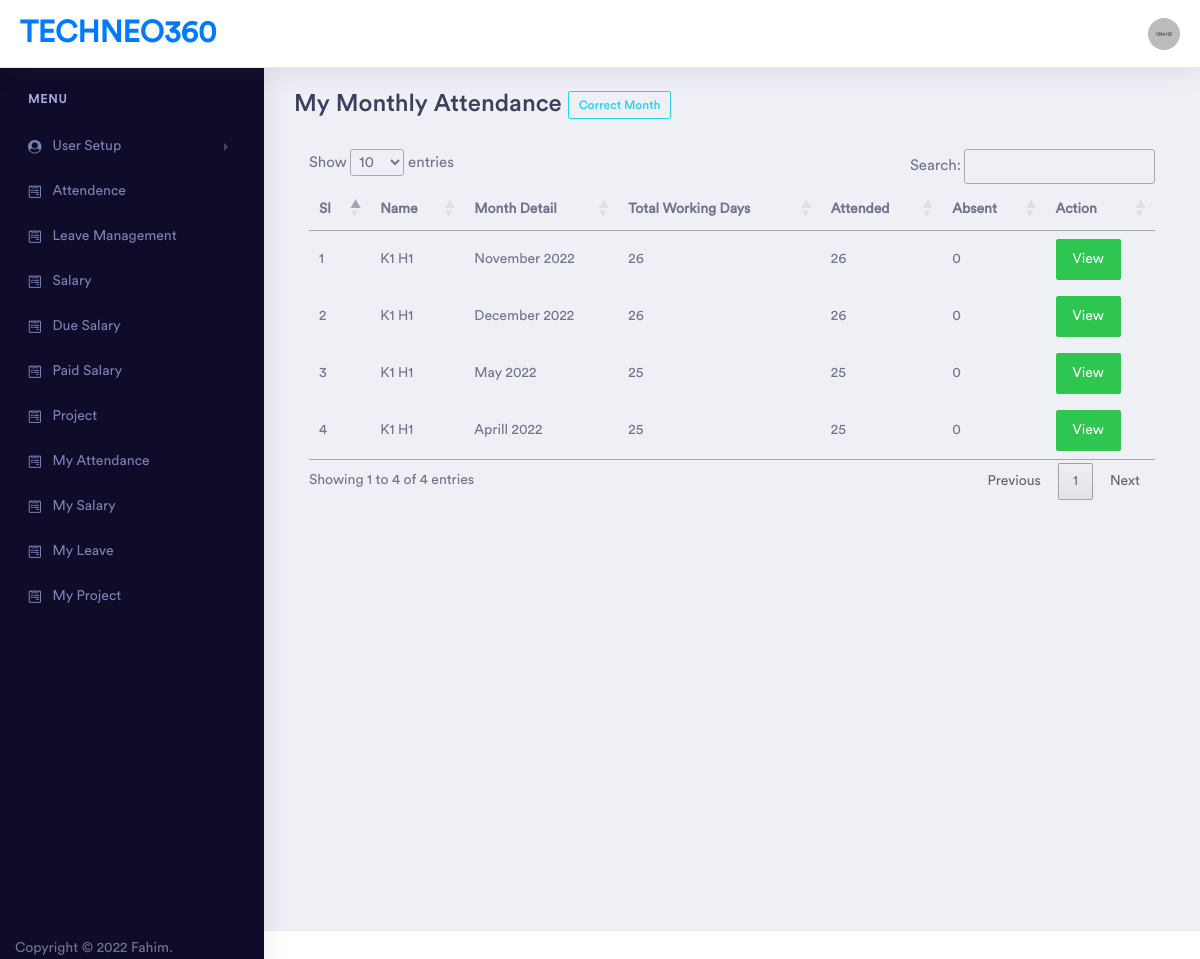
Screenshot of /my_attendence.php (signed in) with the database file from the repository.
### tables this page shows
CREATE TABLE `users` (
  `id` int(11) NOT NULL,
  `first_name` varchar(128) NOT NULL,
  `last_name` varchar(128) NOT NULL,
  `phone_number` varchar(128) NOT NULL,
  `username` varchar(128) NOT NULL,
  `email` varchar(128) NOT NULL,
  `password` varchar(128) NOT NULL,
  `created_at` datetime DEFAULT NULL,
  `updated_at` datetime DEFAULT current_timestamp(),
  `role` varchar(128) NOT NULL DEFAULT 'employee',
  `address` text DEFAULT NULL
);

CREATE TABLE `attendence` (
  `id` int(11) NOT NULL,
  `employee_id` int(11) NOT NULL,
  `month` varchar(255) NOT NULL,
  `year` varchar(255) NOT NULL,
  `working_day` int(11) NOT NULL,
  `absent` int(11) NOT NULL,
  `total_salary` int(11) NOT NULL,
  `attended` int(11) NOT NULL,
  `bonus` int(11) NOT NULL,
  `is_paid` int(11) NOT NULL DEFAULT 0,
  `provident_fund` int(11) NOT NULL,
  `professional_tax` int(11) NOT NULL
);

### my_attendence.php (the view, shortened to what this page needs)
<?php
if (isset($_SESSION['access'])) {
    $user_id = $_SESSION['id'];
    include 'partials/connection.php';
    include 'partials/header.php';
    include 'partials/sidebar.php';
?>
    <div class="dashboard-wrapper">
        <div class="dashboard-ecommerce">
            <div class="container-fluid dashboard-content ">
                <div class="row">
                    <div class="col-xl-12 col-lg-12 col-md-12 col-sm-12 col-12">
                        <div class="page-header">
                            <h1 class="pageheader-title">
                                My Monthly Attendance
                                <a class="btn btn-xs btn-outline-info" href="my_attendence_details.php?month=<?= date('m') ?>&year=<?= date('Y') ?>">Correct Month</a>
                            </h1>
                        </div>
                        <div class="container">
                            <table id="myTable">
                                <thead>
                                    <tr>
                                        <th>Sl</th>
                                        <th>Name</th>
                                        <th>Month Detail</th>
                                        <th>Total Working Days</th>
                                        <th>Attended</th>
                                        <th>Absent</th>
                                        <th>Action</th>
                                    </tr>
                                </thead>
                                <tbody>
                                    <?php
                                    $sl = 1;
                                    $attendance_info = mysqli_query($conn, "SELECT users.*,attendence.*,users.id as user_id FROM users INNER JOIN attendence ON attendence.employee_id = users.id where users.id = '$user_id' ORDER BY attendence.id DESC");
                                    while ($fetch = mysqli_fetch_assoc($attendance_info)) {
                                        $full_name = $fetch['first_name'] . ' ' . $fetch['last_name'];
                                        $month = "";
                                        if ($fetch['month'] == '01') {
                                            $month = "January " . $fetch['year'];
                                        } elseif ($fetch['month'] == '02') {
                                            $month = "February " . $fetch['year'];
                                        } elseif ($fetch['month'] == '03') {
                                            $month = "March " . $fetch['year'];
                                        } elseif ($fetch['month'] == '04') {
                                            $month = "Aprill " . $fetch['year'];
                                        } elseif ($fetch['month'] == '05') {
                                            $month = "May " . $fetch['year'];
                                        } elseif ($fetch['month'] == '06') {
                                            $month = "June " . $fetch['year'];
                                        } elseif ($fetch['month'] == '07') {
                                            $month = "July " . $fetch['year'];
                                        } elseif ($fetch['month'] == '08') {
                                            $month = "August " . $fetch['year'];
                                        } elseif ($fetch['month'] == '09') {
                                            $month = "September " . $fetch['year'];
                                        } elseif ($fetch['month'] == '10') {
                                            $month = "October " . $fetch['year'];
                                        } elseif ($fetch['month'] == '11') {
                                            $month = "November " . $fetch['year'];
                                        } else {
                                            $month = "December " . $fetch['year'];
                                        }
                                    ?>
                                        <tr>
                                            <td><?= $sl ?></td>
                                            <td><?= $full_name ?></td>
                                            <td><?= $month ?></td>
                                            <td><?= $fetch['working_day'] ?></td>
                                            <td><?= $fetch['attended'] ?></td>
                                            <td><?= $fetch['absent'] ?></td>
                                            <td>
                                                <a href="my_attendence_details.php?month=<?= $fetch['month'] ?>&year=<?= $fetch['year'] ?>" class="btn btn-success">View</a>
                                            </td>
                                        </tr>
                                    <?php $sl++;
                                    } ?>
                                </tbody>
                            </table>
                        </div>
                    </div>
                </div>
            </div>
        </div>
    </div>
    </div>
    <?php
    include 'partials/footer.php';
    ?>
    </body>
    </html>
<?php
} else {
    echo "<script>document.location.href='login.php';</script>";
}
?>

### rows the page displays
users: full_name "K1 H1", attendence.year "November 2022", attendence.working_day "26", attendence.attended "26", attendence.absent "0", attendence.year "December 2022", attendence.year "May 2022", attendence.working_day "25", attendence.attended "25", attendence.year "Aprill 2022"
